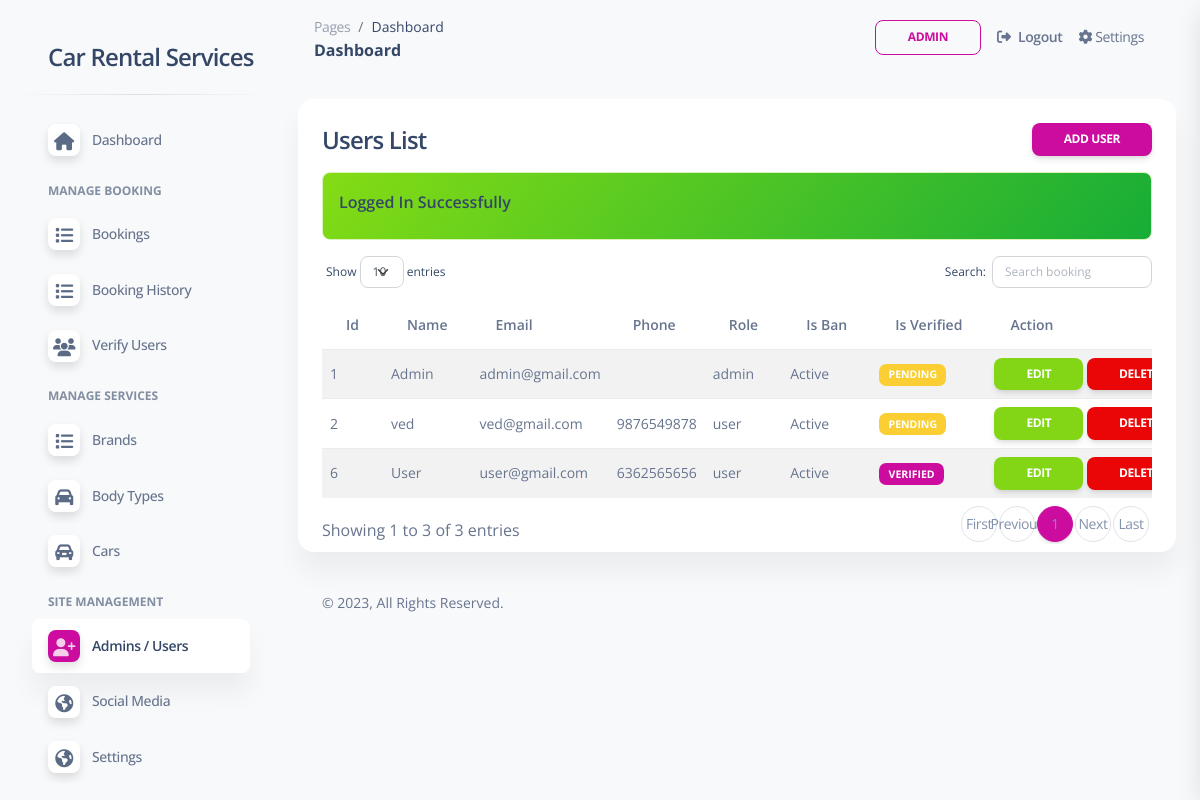
The page /admin/users.php (signed in) on the database its author committed.
### tables this page shows
CREATE TABLE `web_settings` (
  `id` int(11) UNSIGNED NOT NULL,
  `title` varchar(255) NOT NULL,
  `url` varchar(255) DEFAULT NULL,
  `description` varchar(1000) DEFAULT NULL,
  `logo` varchar(100) DEFAULT NULL,
  `address` varchar(500) DEFAULT NULL,
  `email1` varchar(100) DEFAULT NULL,
  `email2` varchar(100) DEFAULT NULL,
  `phone1` varchar(15) DEFAULT NULL,
  `phone2` varchar(15) DEFAULT NULL
);

CREATE TABLE `users` (
  `id` int(11) UNSIGNED NOT NULL,
  `name` varchar(100) NOT NULL,
  `email` varchar(100) NOT NULL,
  `password` varchar(100) NOT NULL,
  `phone` varchar(20) DEFAULT NULL,
  `alt_phone` varchar(20) DEFAULT NULL,
  `address` varchar(500) DEFAULT NULL,
  `role` varchar(20) DEFAULT 'user' COMMENT 'user,admin,etc',
  `is_ban` tinyint(1) DEFAULT 0 COMMENT '0=active,1=ban',
  `is_verified` tinyint(1) NOT NULL DEFAULT 0 COMMENT '0=un-verified,1=verified',
  `remarks` varchar(500) DEFAULT NULL COMMENT 'eg: DL not clear, fake dl, missing documents,etc',
  `dl_number` varchar(100) DEFAULT NULL,
  `dl_image_front` varchar(100) DEFAULT NULL,
  `dl_image_back` varchar(100) DEFAULT NULL,
  `id_proof_type` varchar(100) DEFAULT NULL COMMENT 'aadhar, PAN, Voter',
  `id_proof_number` varchar(100) DEFAULT NULL,
  `created_at` date DEFAULT current_timestamp()
);

### admin/authenticated.php (called while the page is built, shortened)
<?php
if(isset($_SESSION['loggedIn']))
{
    if(isset($_SESSION['loggedInUserRole'])){
        $email = mysqli_real_escape_string($conn, $_SESSION['loggedInUser']['email']);
        $role = mysqli_real_escape_string($conn, $_SESSION['loggedInUserRole']);
        $query = "SELECT * FROM users WHERE email='$email' AND role='$role' LIMIT 1";
        $result = mysqli_query($conn, $query);
    }
    else
    {
        redirect('../login.php','No Role...');
    }
}
else
{
    redirect('../login.php','Login to continue...');
}
?>

### admin/users.php (the view, shortened to what this page needs)
<?php include('includes/header.php'); ?>
    <div class="row">
        <div class="col-12">
            <div class="card mb-4">
                <div class="card-header pb-0">
                    <h4>Users List
                        <a href="users-create.php" class="btn btn-primary btn-sm float-end">Add User</a>
                    </h4>
                </div>
                <div class="card-body pt-0 pb-2">
                    <div class="table-responsive p-0">
                        <table id="myTable" class="table table-striped align-items-center justify-content-center">
                            <thead>
                                <tr>
                                    <th>Id</th>
                                    <th>Name</th>
                                    <th>Email</th>
                                    <th>Phone</th>
                                    <th>Role</th>
                                    <th>Is Ban</th>
                                    <th>Is Verified</th>
                                    <th>Action</th>
                                </tr>
                            </thead>
                            <tbody>
                                <?php
                                    $users = getAll('users');
                                    if(mysqli_num_rows($users) > 0){
                                        foreach($users as $userItem) :
                                        ?>
                                        <tr>
                                            <td><?= $userItem['id']; ?></td>
                                            <td><?= $userItem['name']; ?></td>
                                            <td><?= $userItem['email']; ?></td>
                                            <td><?= $userItem['phone']; ?></td>
                                            <td><?= $userItem['role']; ?></td>
                                            <td><?= $userItem['is_ban'] == 1 ? 'Banned':'Active'; ?></td>
                                            <td>
                                                <?php
                                                    if($userItem['is_verified'] == 1){
                                                        echo '<span class="badge bg-primary">Verified</span>';
                                                    }else{
                                                        echo '<span class="badge bg-warning">Pending</span>';
                                                    }
                                                ?>
                                            </td>
                                            <td>
                                                <a href="users-edit.php?id=<?= $userItem['id'];?>" class="btn mb-0 btn-success btn-sm">Edit</a>
                                                <a href="users-delete.php?id=<?= $userItem['id'];?>"
                                                    onclick="return confirm('Are you sure you want to delete data?')"
                                                    class="btn mb-0 btn-danger btn-sm">
                                                    Delete
                                                </a>
                                            </td>
                                        </tr>
                                        <?php
                                        endforeach;
                                    }else{
                                        ?>
                                        <tr>
                                            <td colspan="6">No Record Found!</td>
                                        </tr>
                                        <?php
                                    }
                                ?>
                            </tbody>
                        </table>
                    </div>
                </div>
            </div>
        </div>
    </div>
<?php include('includes/footer.php'); ?>

### admin/includes/sidebar.php (shortened to what this page needs)
<?php
$pageName = substr($_SERVER["SCRIPT_NAME"],strrpos($_SERVER["SCRIPT_NAME"],"/")+1);
?>
<aside class="sidenav navbar navbar-vertical navbar-expand-xs border-0 border-radius-xl my-3 fixed-start ms-3 " id="sidenav-main">
    <div class="sidenav-header">
      <a class="navbar-brand m-0" href="dashboard.php" target="_blank">
        <h4><?= webSetting('title') ?? 'Funda Services'; ?></h4>
      </a>
    </div>
    <hr class="horizontal dark mt-0">
    <div class="collapse navbar-collapse w-auto" id="sidenav-collapse-main">
      <ul class="navbar-nav">
        <li class="nav-item">
          <a class="nav-link
            <?= $pageName == "dashboard.php"?'active':'' ?>" href="dashboard.php">
            <div class="icon icon-shape icon-sm shadow border-radius-md bg-white text-center me-2 d-flex align-items-center justify-content-center">
                <i class="fa fa-home <?= $pageName == "dashboard.php"?'text-white':'text-dark' ?>   text-lg"></i>
            </div>
            <span class="nav-link-text ms-1">Dashboard</span>
          </a>
        </li>
        <li class="nav-item mt-3">
          <h6 class="ps-4 ms-2 text-uppercase text-xs font-weight-bolder opacity-6">Manage Booking</h6>
        </li>
        <li class="nav-item">
          <a class="nav-link  <?= $pageName == "bookings.php"?'active':'' ?>"  href="bookings.php">
            <div class="icon icon-shape icon-sm shadow border-radius-md bg-white text-center me-2 d-flex align-items-center justify-content-center">
                <i class="fa fa-list <?= $pageName == "bookings.php"?'text-white':'text-dark' ?>   text-lg"></i>
            </div>
            <span class="nav-link-text ms-1">Bookings</span>
          </a>
        </li>
        <li class="nav-item">
          <a class="nav-link <?= $pageName == "booking-history.php"?'active':'' ?>" href="booking-history.php">
            <div class="icon icon-shape icon-sm shadow border-radius-md bg-white text-center me-2 d-flex align-items-center justify-content-center">
                <i class="fa fa-list <?= $pageName == "booking-history.php"?'text-white':'text-dark' ?> text-lg"></i>
            </div>
            <span class="nav-link-text ms-1">Booking History</span>
          </a>
        </li>
        <li class="nav-item">
          <a class="nav-link <?= $pageName == "verify-users.php"?'active':'' ?>" href="verify-users.php">
            <div class="icon icon-shape icon-sm shadow border-radius-md bg-white text-center me-2 d-flex align-items-center justify-content-center">
                <i class="fa fa-users <?= $pageName == "verify-users.php"?'text-white':'text-dark' ?> text-lg"></i>
            </div>
            <span class="nav-link-text ms-1">Verify Users</span>
          </a>
        </li>
        <li class="nav-item mt-3">
          <h6 class="ps-4 ms-2 text-uppercase text-xs font-weight-bolder opacity-6">Manage Services</h6>
        </li>
        <li class="nav-item">
          <a class="nav-link <?= $pageName == "brands.php"?'active':'' ?>" href="brands.php">
            <div class="icon icon-shape icon-sm shadow border-radius-md bg-white text-center me-2 d-flex align-items-center justify-content-center">
                <i class="fa fa-list <?= $pageName == "brands.php"?'text-white':'text-dark' ?>   text-lg"></i>
            </div>
            <span class="nav-link-text ms-1">Brands</span>
          </a>
        </li>
        <li class="nav-item">
          <a class="nav-link
            <?= $pageName == "body-types.php"?'active':'' ?>"
            href="body-types.php">
            <div class="icon icon-shape icon-sm shadow border-radius-md bg-white text-center me-2 d-flex align-items-center justify-content-center">
                <i class="fa fa-car <?= $pageName == "body-types.php"?'text-white':'text-dark' ?>   text-lg"></i>
            </div>
            <span class="nav-link-text ms-1">Body Types</span>
          </a>
        </li>
        <li class="nav-item">
          <a class="nav-link <?= $pageName == "cars.php"?'active':'' ?>" href="cars.php">
            <div class="icon icon-shape icon-sm shadow border-radius-md bg-white text-center me-2 d-flex align-items-center justify-content-center">
                <i class="fa fa-car-alt <?= $pageName == "cars.php"?'text-white':'text-dark' ?>   text-lg"></i>
            </div>
            <span class="nav-link-text ms-1">Cars</span>
          </a>
        </li>
        <li class="nav-item mt-3">
          <h6 class="ps-4 ms-2 text-uppercase text-xs font-weight-bolder opacity-6">Site Management</h6>
        </li>
        <li class="nav-item">
          <a class="nav-link <?= $pageName == "users.php"?'active':'' ?>" href="users.php">
            <div class="icon icon-shape icon-sm shadow border-radius-md bg-white text-center me-2 d-flex align-items-center justify-content-center">
                <i class="fa fa-user-plus <?= $pageName == "users.php"?'text-white':'text-dark' ?>   text-lg"></i>
            </div>
            <span class="nav-link-text ms-1">Admins / Users</span>
          </a>
        </li>
        <li class="nav-item">
          <a class="nav-link <?= $pageName == "social-media.php"?'active':'' ?>" href="social-media.php">
            <div class="icon icon-shape icon-sm shadow border-radius-md bg-white text-center me-2 d-flex align-items-center justify-content-center">
                <i class="fa fa-globe <?= $pageName == "social-media.php"?'text-white':'text-dark' ?>   text-lg"></i>
            </div>
            <span class="nav-link-text ms-1">Social Media</span>
          </a>
        </li>
        <li class="nav-item">
          <a class="nav-link <?= $pageName == "settings.php"?'active':'' ?>"
          href="settings.php">
            <div class="icon icon-shape icon-sm shadow border-radius-md bg-white text-center me-2 d-flex align-items-center justify-content-center">
                <i class="fa fa-globe <?= $pageName == "settings.php"?'text-white':'text-dark' ?> text-lg" ></i>
            </div>
            <span class="nav-link-text ms-1">Settings</span>
          </a>
        </li>
      </ul>
    </div>
  </aside>

### admin/assets/css/nucleo-svg.css (style rules this page uses)
.icon { display: inline-block; color: #111111; height: 1em; width: 1em; }
.icon-sm { height: 0.8em; width: 0.8em; }
.icon { fill: currentColor; stroke: none; }

### rows shown on the page
web_settings: title "Car Rental Services"
users: id "1", name "Admin", email "admin@gmail.com", role "admin", is_ban "Active", is_verified "PENDING"
users: id "2", name "ved", email "ved@gmail.com", phone "9876549878", role "user", is_ban "Active", is_verified "PENDING"
users: id "6", name "User", email "user@gmail.com", phone "6362565656", role "user", is_ban "Active", is_verified "VERIFIED"

### other values the page prints
$_SESSION['loggedInUser']['name'] "ADMIN"
$_SESSION['status'] "Logged In Successfully"
